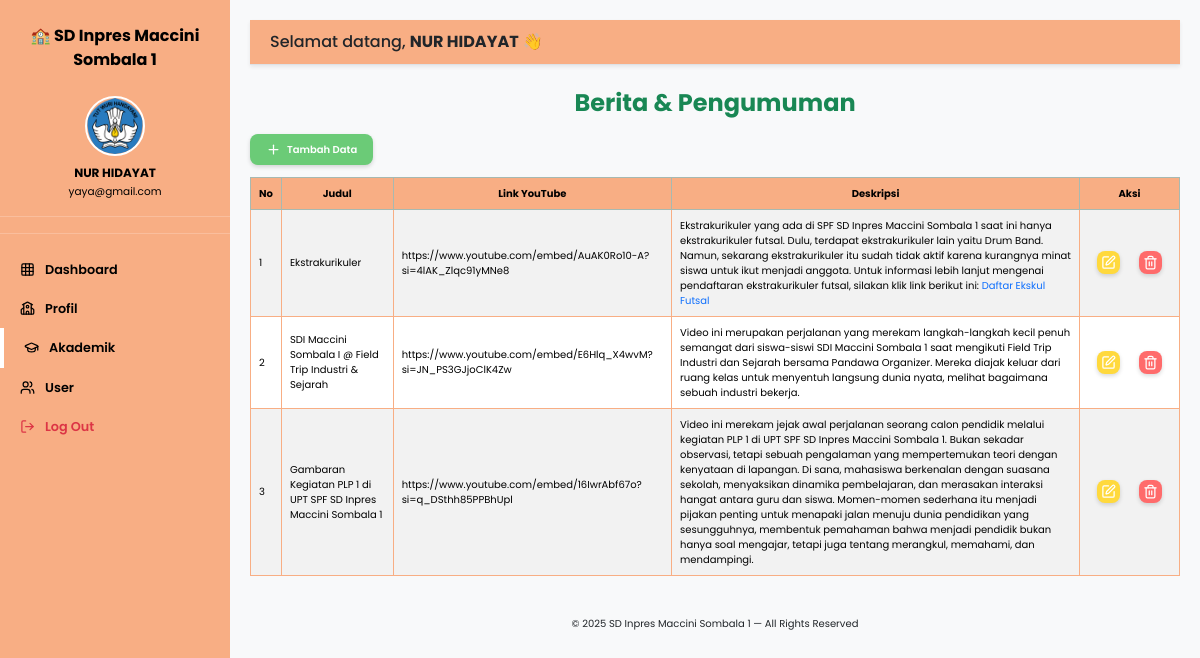
Screenshot of /backend/dashboard/dashboard_berita.php (signed in) with the database file from the repository.
### tables this page shows
CREATE TABLE `berita` (
  `id` int(11) NOT NULL,
  `judul` varchar(255) NOT NULL,
  `link_youtube` varchar(255) NOT NULL,
  `deskripsi` text NOT NULL
);

### backend/dashboard/dashboard_berita.php (the view, shortened to what this page needs)
<?php
include '../../koneksi.php';
$nama = $_SESSION['nama'];
$email = $_SESSION['email'];
$query = "SELECT * FROM berita";
$result = mysqli_query($koneksi, $query);
?>
<!DOCTYPE html>
<html lang="id">
<head>
  <link rel="stylesheet" href="../../bootstrap/dist/css/bootstrap.min.css" />
  <link rel="stylesheet" href="../../frontend/style.css" />
</head>
<body class="db">
  <nav class="sidebar" id="sidebarMenu">
    <div class="brand">🏫 SD Inpres Maccini<br>Sombala 1</div>
    <div class="user-info">
      <div class="user-info">
        <img src="../img/main/icon.png" alt="">
        <div><strong><?= htmlspecialchars($nama) ?></strong></div>
        <small><?= htmlspecialchars($email) ?></small>
      </div>
    </div>
    <ul class="nav flex-column mt-3">
      <li><a class="nav-link " href="dashboard.php"><i data-lucide="grid"></i> Dashboard</a></li>
      <li><a class="nav-link" href="dashboard_profil.php"><i data-lucide="school"></i> Profil</a></li>
      <li><a class="nav-link active" href="dashboard_akademik.php"><i data-lucide="graduation-cap"></i> Akademik</a></li>
      <li><a class="nav-link" href="dashboard_user.php"><i data-lucide="users"></i> User</a></li>
      <li><a class="nav-link text-danger btn-logout" href="../../index.php"><i data-lucide="log-out"></i> Log Out</a></li>
    </ul>
  </nav>
  <main id="mainContent">
    <div class="topbar shadow-sm">
      <div class="welcome-text">Selamat datang, <strong><?= htmlspecialchars($nama) ?></strong> 👋</div>
    </div>
    <div class="mt-4">
      <div class="mb-4">
        <h4 class="fw-bold mb-3 text-success">Berita & Pengumuman</h4>
        <div style="display: flex; justify-content: flex-start; margin-bottom: 12px;">
          <a href="../crud/tambah.php?file=berita&tabel=berita" class="btn-db btn-add">
            <i data-lucide="plus"></i> Tambah Data
          </a>
        </div>
        <div class="table-responsive">
          <table class="table table-bordered table-striped align-middle">
            <thead class="table-success text-center">
              <tr>
                <th width="30px">No</th>
                <th>Judul</th>
                <th>Link YouTube</th>
                <th>Deskripsi</th>
                <th width="100px">Aksi</th>
              </tr>
            </thead>
            <tbody>
              <?php
              $no = 1;
              while ($row = mysqli_fetch_assoc($result)) : ?>
                <tr>
                  <td><?= $no++; ?></td>
                  <td><?= $row['judul']; ?></td>
                  <td><?= $row['link_youtube']; ?></td>
                  <td><?= $row['deskripsi']; ?></td>
                  <td class="text-center">
                    <a href="../crud/edit.php?file=berita&tabel=berita&id=<?= $row['id']; ?>"
                      class="btn-db btn-edit mx-2 my-2"><i data-lucide="square-pen"></i></a>
                    <a href="../crud/hapus.php?tabel=berita&id=<?= $row['id']; ?>"
                      class="btn-db btn-del mx-2 my-2"><i data-lucide="trash"></i></a>
                  </td>
                </tr>
              <?php endwhile; ?>
            </tbody>
          </table>
        </div>
      </div>
    </div>
    <p class="text-center mb-0">
      © 2025 SD Inpres Maccini Sombala 1 — All Rights Reserved
    </p>
  </main>
</body>
</html>

### frontend/style.css (style rules this page uses)
:root { --green: #446b42; --orange: #f8ae84; --yellow: #fffccf; --white-rgba: rgba(255, 255, 255, 0.15); }
* { font-family: "Poppins", sans-serif; }
.db { font-size: 10px; }
#mainContent { min-height: 100vh; display: flex; flex-direction: column; background: #f8f9fa; }
a { text-decoration: none; }
table { background-color: white; border: 1px solid #f8ae84 !important; }
th { background-color: #f8ae84 !important; color: black !important; vertical-align: middle !important; }
tr:nth-child(even) { background-color: #f8ae84 !important; }
h2, h4 { color: var(--green); font-weight: 700; text-align: center; margin-bottom: 25px; }
.sidebar { height: 100vh; width: 230px; position: fixed; top: 0; left: 0; background: var(--orange); color: black; transition: all 0.3s ease; z-index: 2000; }
.sidebar .brand { font-weight: 700; font-size: 1rem; text-align: center; padding: 1.5rem 1rem 0.5rem; }
.sidebar .user-info { text-align: center; padding: 0.5rem 0 1rem; border-bottom: 1px solid rgba(255, 255, 255, 0.2); font-size: 12px; }
.sidebar .user-info div { font-size: 12px; }
.sidebar .user-info img { width: 60px; height: 60px; border-radius: 50%; margin-bottom: 8px; border: 2px solid #fff; }
.sidebar .nav-link { color: black; font-size: 0.8rem; padding: 10px 20px; display: flex; align-items: center; gap: 10px; transition: all 0.2s; font-weight: 600; }
.sidebar .nav-link.active { border-left: 4px solid white; }
#mainContent { margin-left: 230px; padding: 20px; transition: all 0.3s ease; }
.topbar { display: flex; justify-content: space-between; align-items: center; background-color: white; padding: 10px 20px; border-bottom: 1px solid #dee2e6; position: sticky; top: 0; z-index: 1000; background: var(--orange); }
.welcome-text { font-weight: 500; font-size: 1rem; }
.lucide { width: 15px !important; height: 15px !important; }
.btn-db { border-radius: 8px; font-weight: 600; display: inline-flex; align-items: center; gap: 6px; box-shadow: 0 2px 4px rgba(0, 0, 0, 0.15); transition: 0.2s; color: white; }
.btn-edit { background: #ffd93d; padding: 4px; }
.btn-del { background: #ff6b6b; padding: 4px; }
.btn-add { background-color: #6bcb77; padding: 8px 16px; }

### rows the page displays
berita: judul "Ekstrakurikuler", link_youtube "https://www.youtube.com/embed/AuAK0Ro10-A?si=4lAK_Zlqc91yMNe8", deskripsi "Ekstrakurikuler yang ada di SPF SD Inpres Maccini Sombala 1 saat ini hanya ekstrakurikuler futsal. Dulu, terdapat ekstrakurikuler lain yaitu Drum Band. Namun, sekarang ekstrakurikuler itu sudah tidak aktif karena kurangnya minat siswa untuk ikut menjadi anggota. Untuk informasi lebih lanjut mengenai pendaftaran ekstrakurikuler futsal, silakan klik link berikut ini: Daftar Ekskul Futsal"
berita: judul "SDI Maccini Sombala I @ Field Trip Industri & Sejarah", link_youtube "https://www.youtube.com/embed/E6Hlq_X4wvM?si=JN_PS3GJjoClK4Zw", deskripsi "Video ini merupakan perjalanan yang merekam langkah-langkah kecil penuh semangat dari siswa-siswi SDI Maccini Sombala 1 saat mengikuti Field Trip Industri dan Sejarah bersama Pandawa Organizer. Mereka diajak keluar dari ruang kelas untuk menyentuh langsung dunia nyata, melihat bagaimana sebuah industri bekerja."
berita: judul "Gambaran Kegiatan PLP 1 di UPT SPF SD Inpres Maccini Sombala 1", link_youtube "https://www.youtube.com/embed/16IwrAbf67o?si=q_DSthh85PPBhUpl", deskripsi "Video ini merekam jejak awal perjalanan seorang calon pendidik melalui kegiatan PLP 1 di UPT SPF SD Inpres Maccini Sombala 1. Bukan sekadar observasi, tetapi sebuah pengalaman yang mempertemukan teori dengan kenyataan di lapangan. Di sana, mahasiswa berkenalan dengan suasana sekolah, menyaksikan dinamika pembelajaran, dan merasakan interaksi hangat antara guru dan siswa. Momen-momen sederhana itu menjadi pijakan penting untuk menapaki jalan menuju dunia pendidikan yang sesungguhnya, membentuk pemahaman bahwa menjadi pendidik bukan hanya soal mengajar, tetapi juga tentang merangkul, memahami, dan mendampingi."

### other values shown
$nama "NUR HIDAYAT"
$email "yaya@gmail.com"
